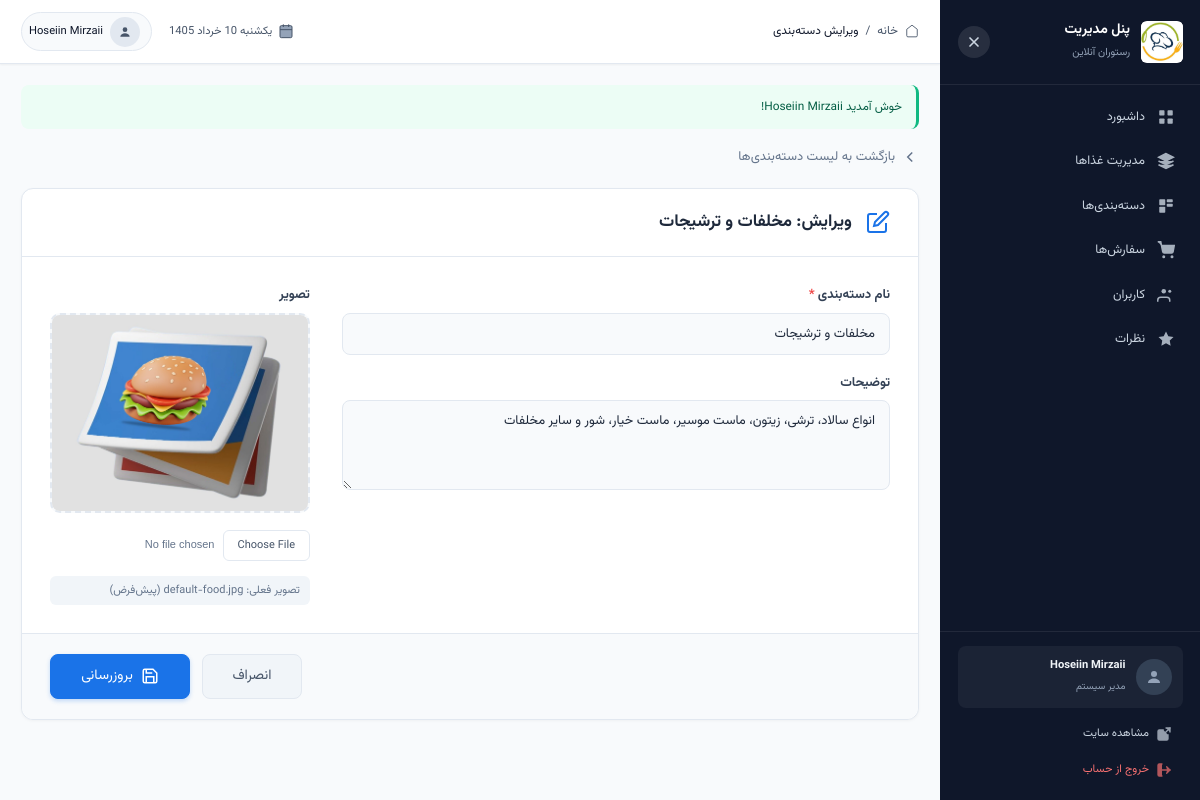
The page /admin/category-edit.php?id=2 (signed in) on the database its author committed.
### tables this page shows
CREATE TABLE `categories` (
  `id` int(11) NOT NULL,
  `name` varchar(50) NOT NULL,
  `description` text DEFAULT NULL,
  `image` varchar(255) DEFAULT NULL,
  `created_at` timestamp NOT NULL DEFAULT current_timestamp()
);

### admin/category-edit.php (the view, shortened to what this page needs)
<?php
require_once '../includes/header_admin.php';
$id = isset($_GET['id']) ? (int)$_GET['id'] : 0;
$cat_result = mysqli_query($conn, "SELECT * FROM categories WHERE id = $id");
$category = mysqli_fetch_assoc($cat_result);
$current_image = $category['image'];
$default_category_image = BASE_URL . 'assets/images/foods/default-food.jpg';
$has_image = !empty($current_image) && file_exists(UPLOAD_DIR . $current_image);
?>
<link rel="stylesheet" href="../assets/css/admin_category-edit.css">
<a href="categories.php" class="back-link">
    <svg viewBox="0 0 24 24" xmlns="http://www.w3.org/2000/svg" style="fill:none;stroke:currentColor;stroke-width:2;">
        <polyline points="15 18 9 12 15 6" />
    </svg>
    بازگشت به لیست دسته‌بندی‌ها
</a>
<div class="form-card">
    <div class="form-card-header">
        <svg viewBox="0 0 24 24" xmlns="http://www.w3.org/2000/svg" style="fill:none;stroke:#1a73e8;stroke-width:2;">
            <path d="M11 4H4a2 2 0 00-2 2v14a2 2 0 002 2h14a2 2 0 002-2v-7" />
            <path d="M18.5 2.5a2.121 2.121 0 013 3L12 15l-4 1 1-4 9.5-9.5z" />
        </svg>
        <h3>ویرایش: <?php echo htmlspecialchars($category['name']); ?></h3>
    </div>
    <form method="POST" action="" enctype="multipart/form-data">
        <div class="form-card-body">
            <div class="form-main-row">
                <div class="form-fields-col">
                    <div class="form-group">
                        <label class="form-label">نام دسته‌بندی <span class="required">*</span></label>
                        <input type="text" name="name" class="form-control"
                            value="<?php echo htmlspecialchars($category['name']); ?>" required>
                    </div>
                    <div class="form-group">
                        <label class="form-label">توضیحات</label>
                        <textarea name="description" class="form-control"
                            placeholder="توضیحات کوتاه..."><?php echo htmlspecialchars($category['description']); ?></textarea>
                    </div>
                </div>
                <div class="form-image-col">
                    <div class="form-group">
                        <label class="form-label">تصویر</label>
                        <div class="image-upload-box <?php echo $has_image ? 'has-image' : ''; ?>"
                             onclick="document.getElementById('imageInput').click()">
                            <?php if ($has_image): ?>
                                <img id="previewImage" src="<?php echo UPLOAD_URL . $current_image; ?>"
                                     alt="<?php echo htmlspecialchars($category['name']); ?>">
                                <div class="image-overlay">
                                    <svg viewBox="0 0 24 24" xmlns="http://www.w3.org/2000/svg" style="width:16px;height:16px;fill:none;stroke:currentColor;stroke-width:2;">
                                        <path d="M11 4H4a2 2 0 00-2 2v14a2 2 0 002 2h14a2 2 0 002-2v-7" />
                                        <path d="M18.5 2.5a2.121 2.121 0 013 3L12 15l-4 1 1-4 9.5-9.5z" />
                                    </svg>
                                    تغییر تصویر
                                </div>
                                <div class="image-upload-placeholder" id="placeholder" style="display:none;">
                                    <svg viewBox="0 0 24 24" xmlns="http://www.w3.org/2000/svg" style="fill:none;stroke:currentColor;stroke-width:1.5;">
                                        <rect x="3" y="3" width="18" height="18" rx="2" />
                                        <path d="M21 15l-5-5L5 21" />
                                    </svg>
                                    <span>برای آپلود کلیک کنید</span>
                                    <span class="upload-hint">JPG, PNG, WebP</span>
                                </div>
                            <?php else: ?>
                                <div class="image-upload-placeholder" id="placeholder">
                                    <span>برای آپلود کلیک کنید</span>
                                    <span class="upload-hint">JPG, PNG, WebP</span>
                                </div>
                                <img id="previewImage" src="<?php echo $default_category_image; ?>"
                                     alt="<?php echo htmlspecialchars($category['name']); ?>">
                            <?php endif; ?>
                        </div>
                        <div class="image-file-input">
                            <input type="file" name="image" id="imageInput" accept="image/*" onchange="previewFile()">
                        </div>
                        <span class="current-image-info">
                            تصویر فعلی:
                            <?php if ($has_image): ?>
                                <?php echo htmlspecialchars($current_image); ?>
                            <?php else: ?>
                                default-food.jpg (پیش‌فرض)
                            <?php endif; ?>
                        </span>
                    </div>
                </div>
            </div>
        </div>
        <div class="form-actions">
            <a href="categories.php" class="btn btn-light">انصراف</a>
            <button type="submit" class="btn btn-primary">
                <svg viewBox="0 0 24 24" xmlns="http://www.w3.org/2000/svg" style="width:18px;height:18px;fill:none;stroke:currentColor;stroke-width:2;">
                    <path d="M19 21H5a2 2 0 01-2-2V5a2 2 0 012-2h11l5 5v11a2 2 0 01-2 2z" />
                    <polyline points="17 21 17 13 7 13 7 21" />
                    <polyline points="7 3 7 8 15 8" />
                </svg>
                بروزرسانی
            </button>
        </div>
    </form>
</div>
<?php require_once '../includes/footer_admin.php'; ?>

### assets/css/header_admin.css (style rules this page uses)
*, *::before, *::after { margin: 0; padding: 0; box-sizing: border-box; }
:root { --sidebar-width: 260px; --header-height: 64px; --primary: #2563eb; --primary-light: #dbeafe; --primary-dark: #1d4ed8; --sidebar-bg: #0f172a; --sidebar-hover: #1e293b; --sidebar-active: #2563eb; --bg-main: #f8fafc; --text-primary: #0f172a; --text-secondary: #475569; --text-muted: #94a3b8; --border: #e2e8f0; --danger: #ef4444; --success: #10b981; --warning: #f59e0b; --shadow-sm: 0 1px 2px rgba(0, 0, 0, 0.05); --shadow: 0 1px 3px rgba(0, 0, 0, 0.1), 0 1px 2px rgba(0, 0, 0, 0.06); --shadow-md: 0 4px 6px -1px rgba(0, 0, 0, 0.1); --radius: 8px; --transition: all 0.2s ease; }
html { font-size: 14px; scroll-behavior: smooth; }
body { font-family: "Vazirmatn", Tahoma, sans-serif; background: var(--bg-main); color: var(--text-primary); line-height: 1.6; overflow-x: hidden; min-height: 100vh; }
a { text-decoration: none; color: inherit; }
button { border: none; background: none; cursor: pointer; font-family: inherit; }
.nav-icon svg { width: 18px; height: 18px; fill: currentColor; }

### assets/css/admin_category-edit.css (style rules this page uses)
.back-link { display: inline-flex; align-items: center; gap: 6px; font-size: 13px; color: #64748b; text-decoration: none; margin-bottom: 20px; transition: all 0.2s ease; }
.back-link svg { width: 18px; height: 18px; }
.form-card { width: 100%; max-width: 900px; background: #ffffff; border: 1px solid #e2e8f0; border-radius: 12px; box-shadow: 0 1px 3px rgba(0, 0, 0, 0.04); }
.form-card-header { padding: 20px 28px; border-bottom: 1px solid #e2e8f0; display: flex; align-items: center; gap: 14px; }
.form-card-header svg { width: 24px; height: 24px; }
.form-card-header h3 { font-family: "Vazirmatn", Tahoma, sans-serif; font-size: 17px; font-weight: 700; color: #1e293b; margin: 0; }
.form-card-body { padding: 28px; }
.form-main-row { display: flex; gap: 32px; }
.form-fields-col { flex: 1; display: flex; flex-direction: column; gap: 18px; min-width: 0; }
.form-image-col { width: 260px; flex-shrink: 0; }
.form-group { display: flex; flex-direction: column; gap: 7px; }
.form-label { font-size: 13px; font-weight: 600; color: #334155; }
.form-label .required { color: #ef4444; }
.form-control { padding: 10px 14px; border: 1px solid #e2e8f0; border-radius: 8px; font-family: "Vazirmatn", Tahoma, sans-serif; font-size: 13px; color: #1e293b; background: #f8fafc; transition: all 0.2s ease; }
textarea.form-control { resize: vertical; min-height: 90px; }
.image-upload-box { flex: 1; border: 2px dashed #e2e8f0; border-radius: 10px; display: flex; align-items: center; justify-content: center; cursor: pointer; transition: all 0.2s ease; background: #f8fafc; min-height: 200px; overflow: hidden; position: relative; }
.image-upload-placeholder { display: flex; flex-direction: column; align-items: center; gap: 10px; color: #94a3b8; text-align: center; padding: 20px; }
.image-upload-placeholder span { font-size: 12px; }
.image-upload-placeholder .upload-hint { font-size: 10px; color: #cbd5e1; }
.image-upload-box img { position: absolute; width: 100%; height: 100%; object-fit: cover; }
.image-file-input { margin-top: 10px; }
.image-file-input input[type="file"] { width: 100%; font-size: 11px; color: #64748b; }
.current-image-info { display: block; font-size: 11px; color: #64748b; margin-top: 8px; padding: 6px 10px; background: #f1f5f9; border-radius: 6px; }
.btn { display: inline-flex; align-items: center; justify-content: center; gap: 8px; padding: 10px 20px; border-radius: 8px; font-family: "Vazirmatn", Tahoma, sans-serif; font-size: 14px; font-weight: 500; text-decoration: none; cursor: pointer; border: 1px solid transparent; transition: all 0.2s ease; }
.btn svg { width: 18px; height: 18px; }
.btn-primary { background: #1a73e8; color: #ffffff; border-color: #1a73e8; box-shadow: 0 2px 4px rgba(26, 115, 232, 0.25); min-width: 140px; }
.btn-light { background: #f1f5f9; color: #475569; border-color: #e2e8f0; min-width: 100px; }
.form-actions { display: flex; justify-content: flex-end; gap: 12px; padding: 20px 28px; border-top: 1px solid #e2e8f0; background: #f8fafc; border-radius: 0 0 12px 12px; }

### rows shown on the page
categories: name "مخلفات و ترشیجات", description "انواع سالاد، ترشی، زیتون، ماست موسیر، ماست خیار، شور و سایر مخلفات"

### other values the page prints
$item['title'] "داشبورد"
$item['title'] "مدیریت غذاها"
$item['title'] "دسته‌بندی‌ها"
$item['title'] "سفارش‌ها"
$item['title'] "کاربران"
$item['title'] "نظرات"
$adminName "Hoseiin Mirzaii"
$pageTitle "ویرایش دسته‌بندی"
$_SESSION['success'] "خوش آمدید Hoseiin Mirzaii!"
